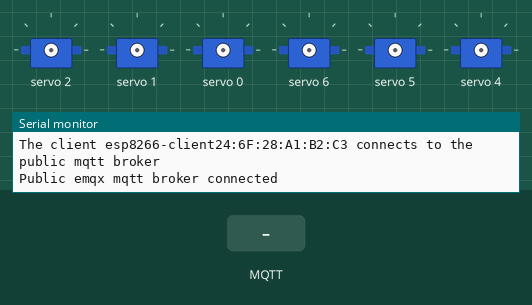
Bench run of a sketch on a simulated ESP8266 (NodeMCU). On the bench: 6 × servo, the last lines printed to the serial monitor. The inputs (shaded band) are chosen by the test bench. WiFi joins after 1.5 s; servers stay silent unless stated; no MQTT or app messages arrive unless stated.

Above: at 3.2 s.
3.3 s: MQTT message "01-1" arrives on the first subscribed topic
At 4.2 s:
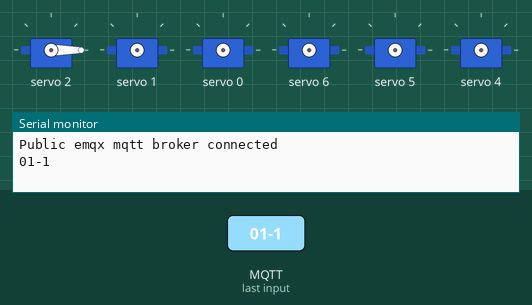
6.1 s: MQTT message "01-2" arrives on the first subscribed topic
At 7.1 s:
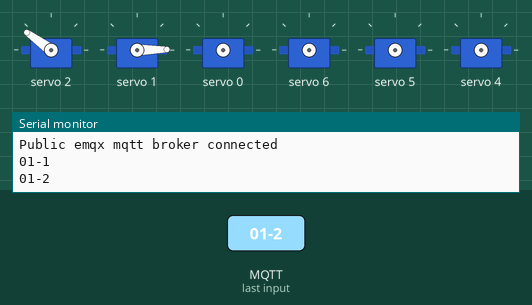
8.8 s: MQTT message "01-3" arrives on the first subscribed topic
At 9.8 s:
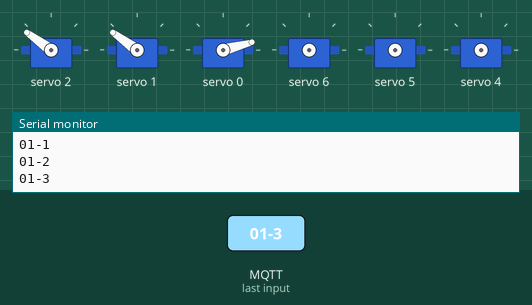
11.4 s: MQTT message "02-1" arrives on the first subscribed topic
At 12.5 s:
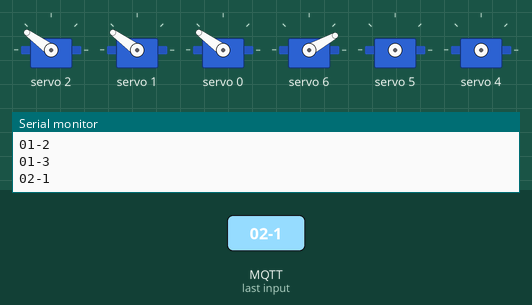
14.1 s: MQTT message "02-2" arrives on the first subscribed topic
16.8 s: MQTT message "02-3" arrives on the first subscribed topic
Timing chart, 0 to 19.8 s (numbered marks = the images above; inputs shaded):
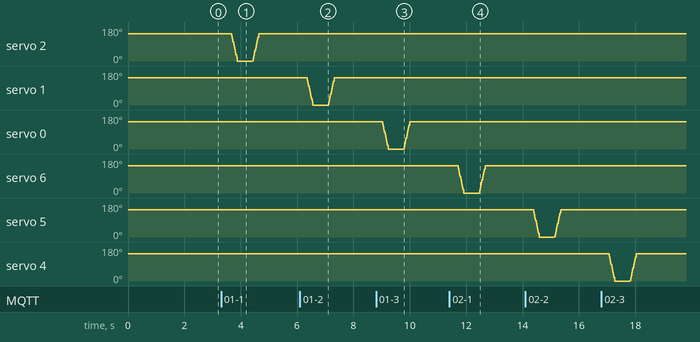

The sketch:

sketch_may29b.ino
```cpp
//WIFI 连接库和MQTT客户端
#include <ESP8266WiFi.h>
#include <PubSubClient.h>
#include <Wire.h>
#include <ArduinoJson.h>
#include <Adafruit_PWMServoDriver.h>

#define SERVO_0 102
#define SERVO_45 187
#define SERVO_90 280
#define SERVO_135 373
#define SERVO_180 510


int SERVO[16]={0};

Adafruit_PWMServoDriver pwm = Adafruit_PWMServoDriver();

#define SERVOMIN  102 // this is the 'minimum' pulse length count (out of 4096)
#define SERVOMAX  500 // this is the 'maximum' pulse length count (out of 4096)

// WiFi 账号密码
const char *ssid = "abc"; // Wifi 账号
const char *password = "czq123456";  // wifi 密码

// MQTT Broker 服务端连接
const char *mqtt_broker = "esp.icce.top";//mqtt服务器地址
const char *LocationTopic = "location"; //订阅主题
const char *mqtt_username = "czq";
const char *mqtt_password = "12345678";
const int mqtt_port = 1883;//端口

//客户端变量
WiFiClient espClient;
PubSubClient client(espClient);

//设置pwm
void setup_pwm()
{
  pwm.begin();
  pwm.setPWMFreq(60);  // Analog servos run at ~60 Hz updates
}

// connecting to a WiFi network
void setup_wifi()
{
  WiFi.begin(ssid, password);
  while (WiFi.status() != WL_CONNECTED) {
    delay(2000);
    Serial.println("Connecting to WiFi...");
  }
  Serial.println("Connected to the WiFi network");
}

//reconnect to mqtt
void reconnect() {
  // Loop until we're reconnected
    while(!client.connected()) {
        String client_id = "esp8266-client";
        client_id += String(WiFi.macAddress());
        Serial.printf("The client %s connects to the public mqtt broker\n", client_id.c_str());
        if (client.connect(client_id.c_str(), mqtt_username, mqtt_password)) {
            Serial.println("Public emqx mqtt broker connected");
        } else {
            Serial.print("failed with state ");
            Serial.print(client.state());//返回连接状态
            delay(1000);
        }
    }
    client.subscribe(LocationTopic);
}

void callback(char* topic, byte* payload, unsigned int length) {

  char message[length+1]; // 创建一个字符数组，比字节数据的长度多一个字符，用于存储空字符
  memcpy(message, payload, length); // 将字节数据复制到字符数组中
  message[length] = '\0'; // 添加空字符到字符数组的末尾

  Serial.println(message);

  if (strcmp(topic, LocationTopic) == 0)
  {
    if(strcmp(message, "01-1") == 0)
      SERVO[2]=1;
    else if(strcmp(message, "01-2") == 0)
      SERVO[1]=1;
    else if(strcmp(message, "01-3") == 0)
      SERVO[0]=1;
    else if(strcmp(message, "02-1") == 0)
      SERVO[6]=1;
    else if(strcmp(message, "02-2") == 0)
      SERVO[5]=1;
    else if(strcmp(message, "02-3") == 0)
      SERVO[4]=1;
    else if(strcmp(message, "03-1") == 0)
      SERVO[10]=1;
    else if(strcmp(message, "03-2") == 0)
      SERVO[9]=1;
    else if(strcmp(message, "03-3") == 0)
      SERVO[8]=1;
    else if(strcmp(message, "04-1") == 0)
      SERVO[14]=1;
    else if(strcmp(message, "04-2") == 0)
      SERVO[13]=1;
    else if(strcmp(message, "04-3") == 0)
      SERVO[12]=1;
  }

}


void setup() {
  Serial.begin(115200);
  setup_wifi();
  setup_pwm();
  //connecting to a mqtt broker 连接服务端
  client.setServer(mqtt_broker, mqtt_port);
  // publish and subscribe
  client.subscribe(LocationTopic);
  client.setCallback(callback);//回调

}

void loop() {
  if ( !client.connected() ) {
    reconnect();
  }
  delay(200);
  for(int i=0;i<16;i++)
  {
    if(SERVO[i]==1)
    {

      for (uint16_t pulselen = SERVOMAX; pulselen > SERVOMIN; pulselen--)
        pwm.setPWM(i, 0, pulselen);

      delay(500);

      for (uint16_t pulselen = SERVOMIN; pulselen < SERVOMAX; pulselen++)
        pwm.setPWM(i, 0, pulselen);

      delay(500);

      SERVO[i]=0;

    }
  }

  client.loop();//循环
}
```
